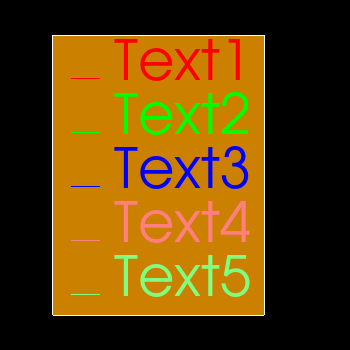

This figure's Python source:
#!/usr/bin/env python

# Test vtkLegendBoxActor with line source entries and colored text.

import vtkmodules.vtkInteractionStyle  # noqa: F401
import vtkmodules.vtkRenderingFreeType  # noqa: F401
import vtkmodules.vtkRenderingOpenGL2  # noqa: F401

from vtkmodules.vtkFiltersSources import vtkLineSource
from vtkmodules.vtkRenderingAnnotation import vtkLegendBoxActor
from vtkmodules.vtkRenderingCore import (
    vtkRenderWindow,
    vtkRenderWindowInteractor,
    vtkRenderer,
)

# Colors
text_colors = [
    [1.0, 0.0, 0.0],
    [0.0, 1.0, 0.0],
    [0.0, 0.0, 1.0],
    [1.0, 0.5, 0.5],
    [0.5, 1.0, 0.5],
]
labels = ["Text1", "Text2", "Text3", "Text4", "Text5"]

# Legend box actor
legend_actor = vtkLegendBoxActor()
legend_actor.SetNumberOfEntries(5)
legend_actor.SetUseBackground(1)
legend_actor.SetBackgroundColor(0.8, 0.5, 0.0)
legend_actor.SetBackgroundOpacity(1.0)

legend_actor.GetPositionCoordinate().SetCoordinateSystemToView()
legend_actor.GetPositionCoordinate().SetValue(-0.7, -0.8)

legend_actor.GetPosition2Coordinate().SetCoordinateSystemToView()
legend_actor.GetPosition2Coordinate().SetValue(0.7, 0.8)

# Entries with line source geometry.
ls_0 = vtkLineSource()
ls_0.Update()
legend_actor.SetEntry(0, ls_0.GetOutput(), labels[0], text_colors[0])

ls_1 = vtkLineSource()
ls_1.Update()
legend_actor.SetEntry(1, ls_1.GetOutput(), labels[1], text_colors[1])

ls_2 = vtkLineSource()
ls_2.Update()
legend_actor.SetEntry(2, ls_2.GetOutput(), labels[2], text_colors[2])

ls_3 = vtkLineSource()
ls_3.Update()
legend_actor.SetEntry(3, ls_3.GetOutput(), labels[3], text_colors[3])

ls_4 = vtkLineSource()
ls_4.Update()
legend_actor.SetEntry(4, ls_4.GetOutput(), labels[4], text_colors[4])

# Renderer
renderer = vtkRenderer()
renderer.AddViewProp(legend_actor)
renderer.SetBackground(0.0, 0.0, 0.0)

# Render window
render_window = vtkRenderWindow()
render_window.AddRenderer(renderer)
render_window.SetWindowName("legend box actor labels")
render_window.SetMultiSamples(0)
render_window.SetSize(350, 350)

# Interactor
interactor = vtkRenderWindowInteractor()
interactor.SetRenderWindow(render_window)

# Scene
renderer.GetActiveCamera().ParallelProjectionOn()

interactor.Initialize()
interactor.Start()
